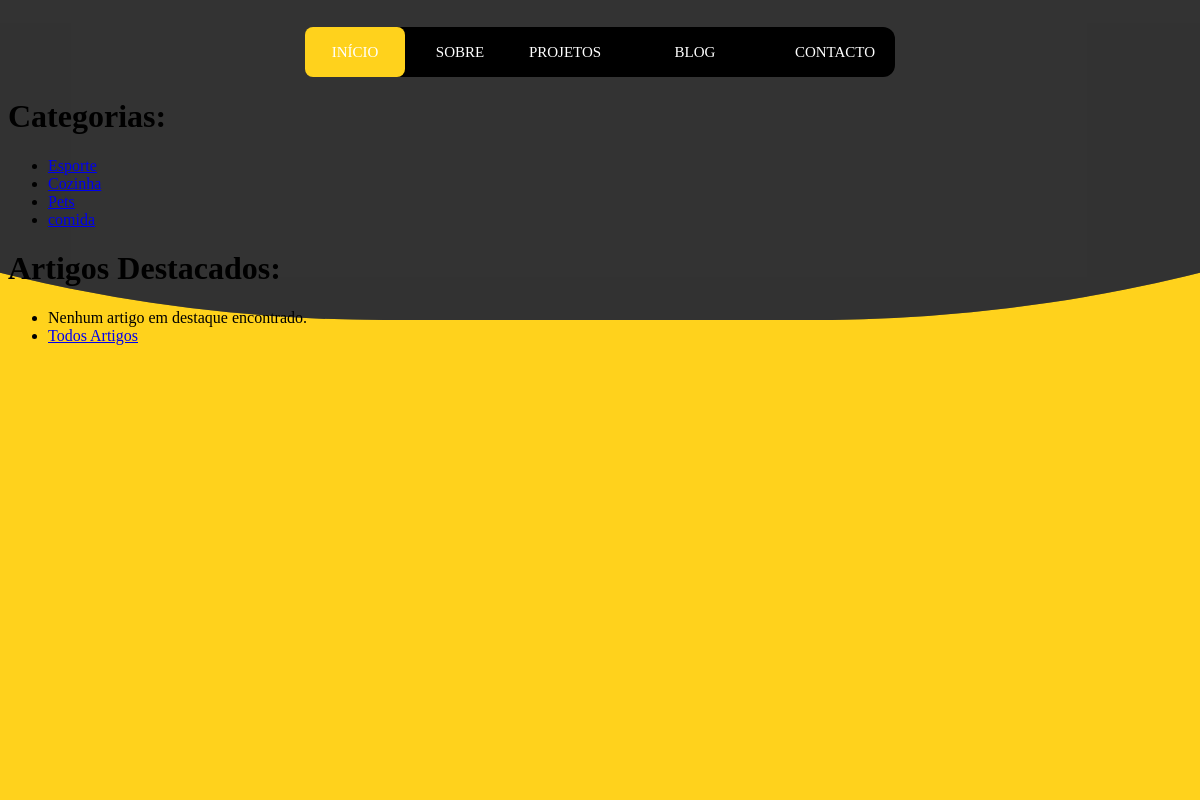
The app's page /home_blog_full/, older data.
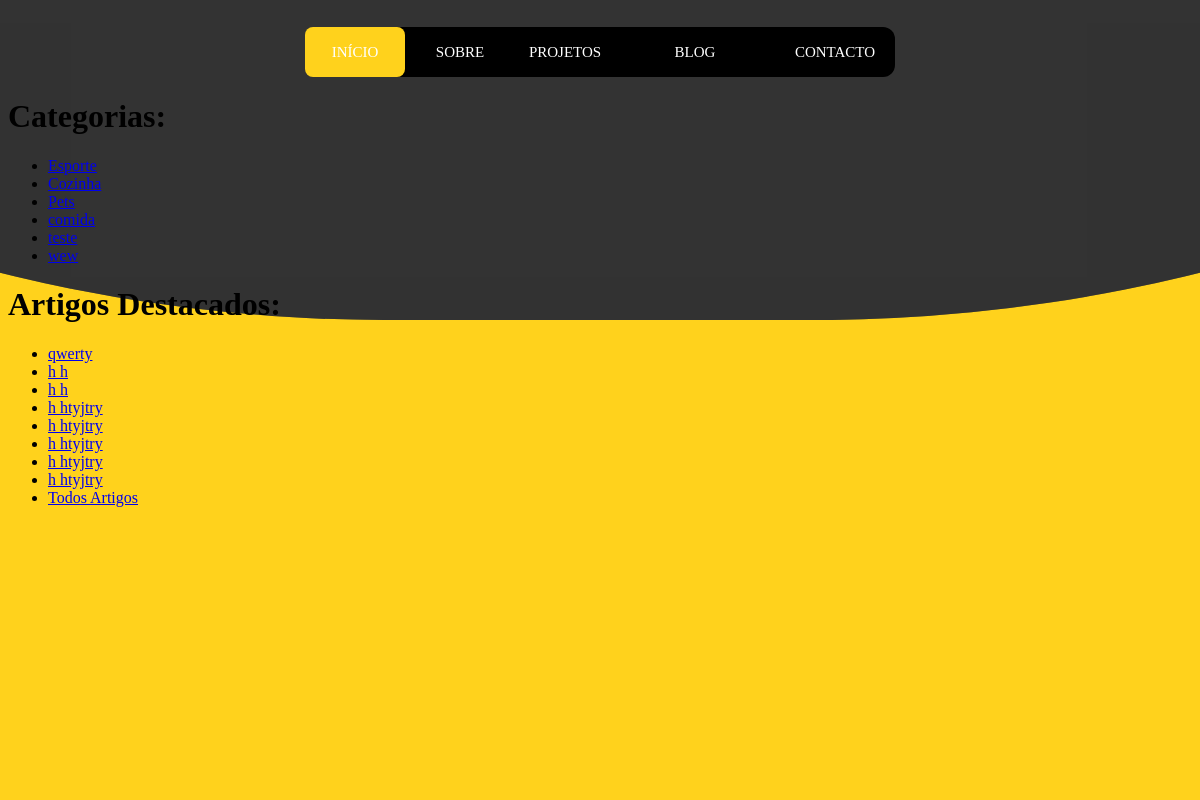
The same page, newer data.
### portifolio/models.py (models this page shows, shortened)
class Categoria(models.Model):
    nome = models.CharField(max_length=30)
    descricao = models.TextField(blank=False, null=False)
    imagem = models.ImageField(upload_to='categorias/', blank=True, null=True)
    data_criacao = models.DateTimeField(auto_now_add=True)

class Artigo(models.Model):
    titulo = models.CharField(max_length=30)
    autor = models.ForeignKey(Autor, on_delete=models.CASCADE)
    categoria = models.ManyToManyField(Categoria, related_name="artigos")
    descricao = models.TextField(blank=False, null=False)
    data = models.DateTimeField(auto_now_add=True)
    destaque = models.BooleanField(default=False)
    imagem = models.ImageField(upload_to='artigos/', blank=True, null=True)
    visitas = models.PositiveIntegerField(default=0)

### portifolio/views.py (the view)
# urls.py: path('home_blog_full/', views.home_blog_full, name='home_blog_full'),
def home_blog_full(request):
    categorias = Categoria.objects.all()
    artigos_destaque = Artigo.objects.filter(destaque=True)
    context = {
        'categorias': categorias,
        'artigos_destaque': artigos_destaque
    }
    return render(request, 'portfolio/blog/home_blog_full.html', context)

### portifolio/templates/portfolio/blog/home_blog_full.html
{% extends 'portfolio/base/layout_base.html' %}
{% block main %}
    <h1>Categorias:</h1>
    <ul>
        {% for categoria in categorias %}
            <li><a href="{% url 'portifolio:categoria_blog' categoria.id %}">{{ categoria.nome }}</a></li>
        {% empty %}
            <li>Nenhuma categoria encontrada.</li>
        {% endfor %}
    </ul>
    <h1>Artigos Destacados:</h1>
    <ul>
        {% for artigo in artigos_destaque %}
            <li><a href="{% url 'portifolio:artigo_blog' artigo.id %}">{{ artigo.titulo }}</a></li>
        {% empty %}
            <li>Nenhum artigo em destaque encontrado.</li>
        {% endfor %}
        <li><a href="{% url 'portifolio:artigos_blog' %}">Todos Artigos</a></li>
    </ul>
{% endblock %}

### portifolio/templates/portfolio/base/layout_base.html (shortened to what this page needs)
<!DOCTYPE html>
<html lang="">
<head>
    {% load static %}
    {% load static %}
    <link rel="stylesheet" href="{% static 'portfolio/css/base/layout_base.css' %}">
</head>
<body>
<header class="meu-header">
    <nav>
        <div>
            <a href="{% url 'portifolio:home' %}">Início</a>
            <a href="{% url 'portifolio:sobreMim_Full' %}">Sobre</a>
            <a href="{% url 'portifolio:projetos' %}">Projetos</a>
            <a href="{% url 'portifolio:home_blog_full' %}">Blog</a>
            <a href="{% url 'portifolio:contacto' %}">Contacto</a>
            <div class="animation start-home"></div>
        </div>
    </nav>
</header>
<main>
    {% block main %}
    {% endblock main %}
</main>
<footer>
    <div class="waves"></div>
</footer>
</body>
</html>

### portifolio/static/portfolio/css/base/layout_base.css (style rules this page uses)
* { box-sizing: border-box; }
.meu-header nav { margin: 27px auto 0; display: flex; position: relative; width: 590px; height: 50px; background-color: #000000; border-radius: 12px; font-size: 0; z-index: 1; }
.meu-header nav a { line-height: 50px; height: 100%; font-size: 15px; display: inline-block; position: relative; z-index: 1; text-decoration: none; text-transform: uppercase; text-align: center; color: white; cursor: pointer; }
.meu-header nav .animation { position: absolute; height: 100%; top: 0; z-index: 0; transition: all .5s ease 0s; border-radius: 8px; }
.meu-header a:nth-child(1) { width: 100px; }
.meu-header a:nth-child(2) { width: 110px; }
.meu-header a:nth-child(3) { width: 100px; }
.meu-header a:nth-child(4) { width: 160px; }
.meu-header a:nth-child(5) { width: 120px; }
.meu-header nav .start-home, a:nth-child(1):hover ~ .animation { width: 100px; left: 0; background-color: #FFD21C; }
.waves { position: fixed; bottom: 0; left: 0; right: 0; height: 600px; background-color: var(--color); transition: 500ms; z-index: -1; }
.waves::before, .waves::after { content: ''; position: absolute; width: 300vw; height: 300vw; top: -65vw; left: 50%; transform: translate(-50%, -75%); }
.waves::before { border-radius: 44%; background: rgba(51, 51, 51, 1); animation: waves 8s linear infinite; }
.waves::after { border-radius: 44%; background: rgba(51, 51, 51, 0.5); animation: waves 15s linear infinite; }
:root { --color: #FFD21C; }

Row changes from the older to the newer data that the page shows:
added Categoria: nome "teste"
added Categoria: nome "wew"
added Artigo: titulo "qwerty"
added Artigo: titulo "h h"
added Artigo: titulo "h h"
added Artigo: titulo "h htyjtry"
added Artigo: titulo "h htyjtry"
added Artigo: titulo "h htyjtry"
added Artigo: titulo "h htyjtry"
added Artigo: titulo "h htyjtry"
Text that changed along with them:
text no longer shown: "Nenhum artigo em destaque encontrado."
